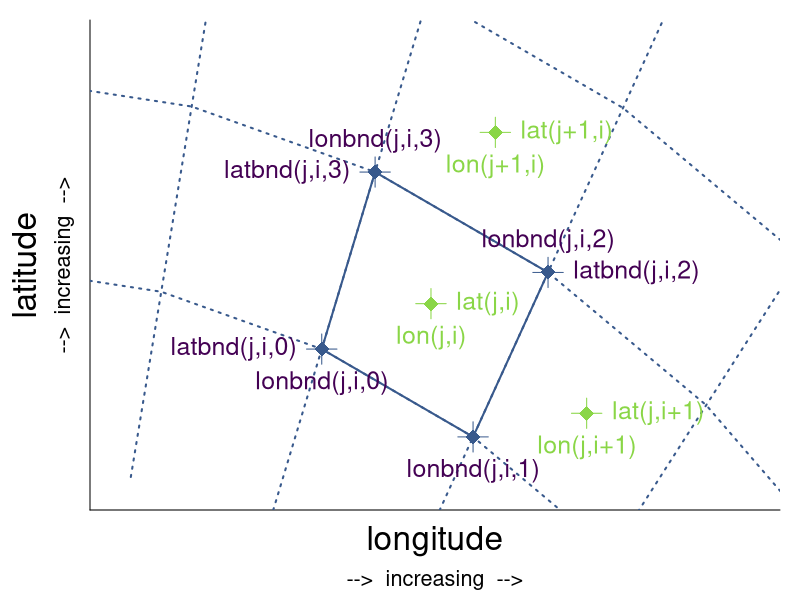
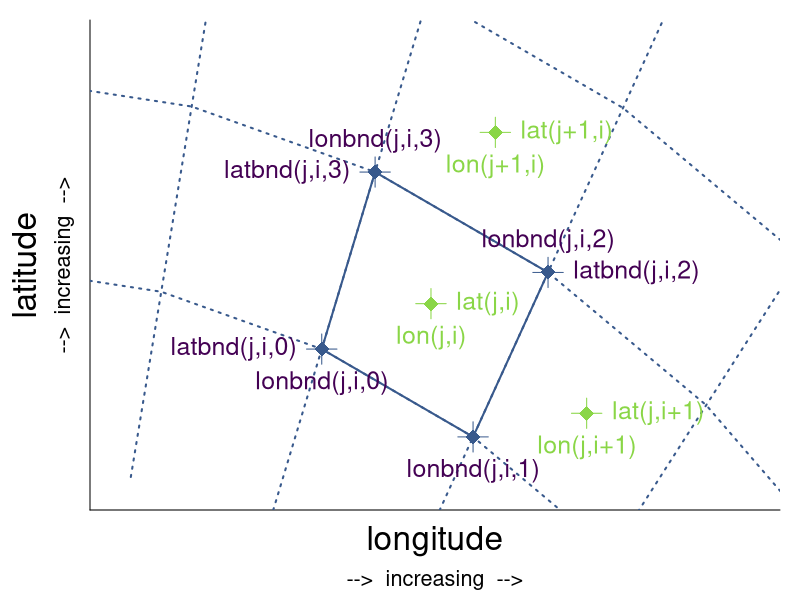
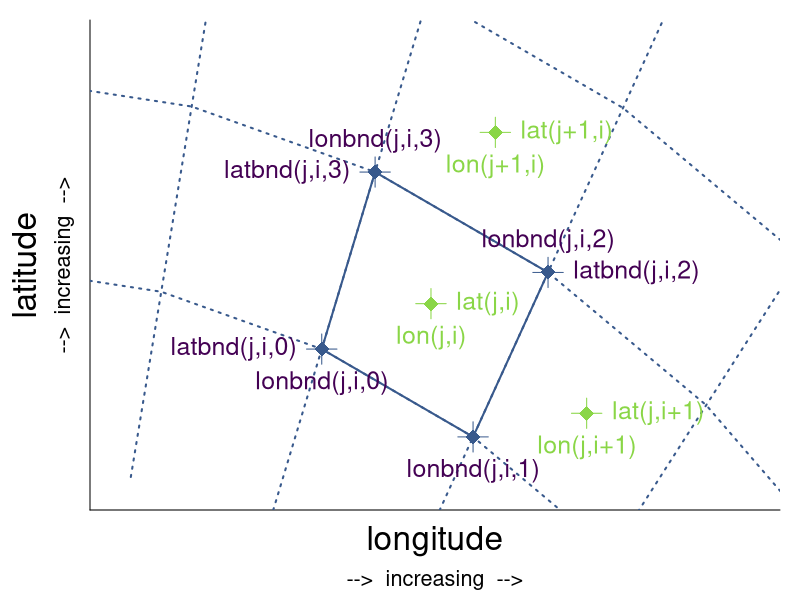

Write R code to recreate these figures, in order.
# R version: >= 4.0.0
# r-svglite version: >= 2.0.0
library(svglite)

# define lat and lon
lon = 10:10
lat = 54:54

# sphere with radius and lon-center and lat-center
radius_grid_lower = 6
radius_grid_low = 7
radius_cell = c(7.5, 7.5, 7.5, 8.5)
radius_grid_high = 8
radius_grid_higher = 9
radius_grid_evenhigher = 10
clon =  7.0
clat = 47.1

## angles center
# 56, 65, 74
## angles bnds
# 51.5, 60.5, 69.5, 78.5

angles_cell = c(56, 65, 74, 65)
angles_grid = c(42.5, 51.5, 60.5, 69.5, 78.5, 87.5)
pi = 3.14
# grid lines above grid cells
ulon_grid_lower = radius_grid_lower * cos(angles_grid/180*pi) + clon
ulat_grid_lower = radius_grid_lower * sin(angles_grid/180*pi) + clat
ulon_grid_low = radius_grid_low * cos(angles_grid/180*pi) + clon
ulat_grid_low = radius_grid_low * sin(angles_grid/180*pi) + clat
# grid cell center coordinates
ulon_cell = radius_cell * cos(angles_cell/180*pi) + clon
ulat_cell = radius_cell * sin(angles_cell/180*pi) + clat
# grid lines below grid cells
ulon_grid_high = radius_grid_high * cos(angles_grid/180*pi) + clon
ulat_grid_high = radius_grid_high * sin(angles_grid/180*pi) + clat
ulon_grid_higher = radius_grid_higher * cos(angles_grid/180*pi) + clon
ulat_grid_higher = radius_grid_higher * sin(angles_grid/180*pi) + clat
ulon_grid_evenhigher = radius_grid_evenhigher * cos(angles_grid/180*pi) + clon
ulat_grid_evenhigher = radius_grid_evenhigher * sin(angles_grid/180*pi) + clat
# radial grid lines
rlon_grid = rbind(ulon_grid_lower, ulon_grid_low, ulon_grid_high, ulon_grid_higher, ulon_grid_evenhigher, NA)
rlat_grid = rbind(ulat_grid_lower, ulat_grid_low, ulat_grid_high, ulat_grid_higher, ulat_grid_evenhigher, NA)


lon_bnds = (10:11) - 0.5
lat_bnds = (54:55) - 0.5

dlon_solid = 0.4
dlat_solid = 0.4
dlon_dot = 1.4
dlat_dot = 0.6
dlon_text1 = 0.1
dlat_text1 = 0.08
dlon_max = 1.8
dlat_max = 0.8

nlon = length(lon)
nlat = length(lat)


# colors
col_grid_draw = '#38598CFF'
col_grid_text = '#440154FF'
col_cell_draw = '#8AD647FF'
col_cell_text = '#8AD647FF'


# write plot to file
for (iFormat in c('pdf', 'png', 'svg')) {

     if ( iFormat == 'png' ) {
          png('../pics/order_horizontal_bounds__2D_coord_variables.png', width = 7, height = 5.2, units='in', res = 300)
     } else {
          if ( iFormat == 'pdf' ) {
               pdf('../pics/order_horizontal_bounds__2D_coord_variables.pdf', width = 7, height = 5.2, paper='special')
          } else {
               if ( iFormat == 'svg' ) {
                    svglite('../pics/order_horizontal_bounds__2D_coord_variables.svg', width = 7, height = 5.2)
               } else {
                    quit(status=1)
               }
          }
     }
     par(mar = c(4.5, 4.5, 1, 1))


     # create base plot
     plot(c(ulon_cell[2]), c(ulat_cell[2]),
          xlab = ' ', ylab = '',
          xlim = c(lon_bnds[1] - dlon_dot, lon_bnds[nlon+1] + dlon_max),
          ylim = c(lat_bnds[1] - dlat_dot, lat_bnds[nlat+1] + dlat_max),
          xaxt = 'n', yaxt = 'n',
          bty = 'n', type = 'n')
     axis(1, at = c(0, 360))
     axis(2, at = c(0, 360))
     mtext('longitude', 1, line = +1.2, cex = 2)
     mtext('-->  increasing  -->', 1, line = +3, cex = 1.3)
     mtext('latitude', 2, line = 2.5, cex = 2)
     mtext('-->  increasing  -->', 2, line = 0.8, cex = 1.3)


     # add grid ----
     # grid lines, solid
     lines(ulon_grid_low, ulat_grid_low, col = col_grid_draw, lwd = 2, lty = 'dotted')
     lines(ulon_grid_high, ulat_grid_high, col = col_grid_draw, lwd = 2, lty = 'dotted')
     lines(ulon_grid_higher, ulat_grid_higher, col = col_grid_draw, lwd = 2, lty = 'dotted')
     lines(rlon_grid, rlat_grid, col = col_grid_draw, lwd = 2, lty = 'dotted')

     # grid lines, solid
     lines(ulon_grid_low[3:4], ulat_grid_low[3:4], col = col_grid_draw, lwd = 2)
     lines(ulon_grid_high[3:4], ulat_grid_high[3:4], col = col_grid_draw, lwd = 2)
     lines(rlon_grid[c(2:3,6),3:4], rlat_grid[c(2:3,6),3:4], col = col_grid_draw, lwd = 2)

     # lines through grid intersection points
     # lines(c(ulon_grid_low[4], ulon_grid_low[4]), c(ulat_grid_low[4] - dlat_text1, ulat_grid_low[4] + dlat_text1), col = col_grid_draw)
     # lines(c(ulon_grid_low[4] - dlon_text1, ulon_grid_low[4] + dlon_text1), c(ulat_grid_low[4], ulat_grid_low[4]), col = col_grid_draw)
     lines(rbind(ulon_grid_low[3:4], ulon_grid_low[3:4], NA), rbind(ulat_grid_low[3:4] - dlat_text1, ulat_grid_low[3:4] + dlat_text1, NA), col = col_grid_draw)
     lines(rbind(ulon_grid_low[3:4] - dlon_text1, ulon_grid_low[3:4] + dlon_text1, NA), rbind(ulat_grid_low[3:4], ulat_grid_low[3:4], NA), col = col_grid_draw)
     lines(rbind(ulon_grid_high[3:4], ulon_grid_high[3:4], NA), rbind(ulat_grid_high[3:4] - dlat_text1, ulat_grid_high[3:4] + dlat_text1, NA), col = col_grid_draw)
     lines(rbind(ulon_grid_high[3:4] - dlon_text1, ulon_grid_high[3:4] + dlon_text1, NA), rbind(ulat_grid_high[3:4], ulat_grid_high[3:4], NA), col = col_grid_draw)

     # dots on grid intersection
     points(ulon_grid_low[3:4], ulat_grid_low[3:4], pch = 18, cex = 2, col = col_grid_draw)
     points(ulon_grid_high[3:4], ulat_grid_high[3:4], pch = 18, cex = 2, col = col_grid_draw)


     # lines through grid cell center
     lines(c(ulon_cell[2], ulon_cell[2]), c(ulat_cell[2] - dlat_text1, ulat_cell[2] + dlat_text1), col = col_cell_draw)
     lines(c(ulon_cell[2] - dlon_text1, ulon_cell[2] + dlon_text1), c(ulat_cell[2], ulat_cell[2]), col = col_cell_draw)
     lines(c(ulon_cell[1], ulon_cell[1]), c(ulat_cell[1] - dlat_text1, ulat_cell[1] + dlat_text1), col = col_cell_draw)
     lines(c(ulon_cell[1] - dlon_text1, ulon_cell[1] + dlon_text1), c(ulat_cell[1], ulat_cell[1]), col = col_cell_draw)
     lines(c(ulon_cell[4], ulon_cell[4]), c(ulat_cell[4] - dlat_text1, ulat_cell[4] + dlat_text1), col = col_cell_draw)
     lines(c(ulon_cell[4] - dlon_text1, ulon_cell[4] + dlon_text1), c(ulat_cell[4], ulat_cell[4]), col = col_cell_draw)

     # dots in the grid cell center
     points(ulon_cell[-3], ulat_cell[-3], pch = 18, cex = 2, col = col_cell_draw)


     # add text ----
     # bnds
     text(ulon_grid_low[4], ulat_grid_low[4] - dlat_text1, 'lonbnd(j,i,0)', col = col_grid_text, cex = 1.5, pos = 1)
     text(ulon_grid_low[4] - dlon_text1, ulat_grid_low[4], 'latbnd(j,i,0)', col = col_grid_text, cex = 1.5, pos = 2)
     text(ulon_grid_low[3], ulat_grid_low[3] - dlat_text1, 'lonbnd(j,i,1)', col = col_grid_text, cex = 1.5, pos = 1)
     # text(ulon_grid_low[3] - dlon_text1, ulat_grid_low[3], 'latbnd(j,i,1)', col = col_grid_text, cex = 1.5, pos = 2)
     text(ulon_grid_high[3], ulat_grid_high[3] + dlat_text1, 'lonbnd(j,i,2)', col = col_grid_text, cex = 1.5, pos = 3)
     text(ulon_grid_high[3] + dlon_text1, ulat_grid_high[3], 'latbnd(j,i,2)', col = col_grid_text, cex = 1.5, pos = 4)
     text(ulon_grid_high[4], ulat_grid_high[4] + dlat_text1, 'lonbnd(j,i,3)', col = col_grid_text, cex = 1.5, pos = 3)
     text(ulon_grid_high[4] - dlon_text1, ulat_grid_high[4], 'latbnd(j,i,3)', col = col_grid_text, cex = 1.5, pos = 2)

     # grid cell center
     text(ulon_cell[2], ulat_cell[2] - dlat_text1, 'lon(j,i)', col = col_cell_text, cex = 1.5, pos = 1)
     text(ulon_cell[2] + dlon_text1, ulat_cell[2], 'lat(j,i)', col = col_cell_text, cex = 1.5, pos = 4)
     text(ulon_cell[1], ulat_cell[1] - dlat_text1, 'lon(j,i+1)', col = col_cell_text, cex = 1.5, pos = 1)
     text(ulon_cell[1] + dlon_text1, ulat_cell[1], 'lat(j,i+1)', col = col_cell_text, cex = 1.5, pos = 4)
     text(ulon_cell[4], ulat_cell[4] - dlat_text1, 'lon(j+1,i)', col = col_cell_text, cex = 1.5, pos = 1)
     text(ulon_cell[4] + dlon_text1, ulat_cell[4], 'lat(j+1,i)', col = col_cell_text, cex = 1.5, pos = 4)


     # close picture output device
     dev.off()

}
